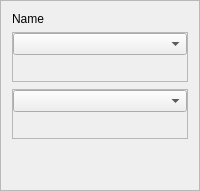
             <widget class="QFrame" name="frame_12">
              <property name="frameShape">
               <enum>QFrame::StyledPanel</enum>
              </property>
              <property name="frameShadow">
               <enum>QFrame::Raised</enum>
              </property>
              <layout class="QVBoxLayout" name="verticalLayout_6">
               <item>
                <widget class="QLabel" name="label_8">
                 <property name="sizePolicy">
                  <sizepolicy hsizetype="Preferred" vsizetype="Fixed">
                   <horstretch>0</horstretch>
                   <verstretch>0</verstretch>
                  </sizepolicy>
                 </property>
                 <property name="text">
                  <string>Name</string>
                 </property>
                </widget>
               </item>
               <item>
                <widget class="QFrame" name="frame_30">
                 <property name="enabled">
                  <bool>true</bool>
                 </property>
                 <property name="sizePolicy">
                  <sizepolicy hsizetype="Preferred" vsizetype="Fixed">
                   <horstretch>0</horstretch>
                   <verstretch>0</verstretch>
                  </sizepolicy>
                 </property>
                 <property name="minimumSize">
                  <size>
                   <width>0</width>
                   <height>50</height>
                  </size>
                 </property>
                 <property name="maximumSize">
                  <size>
                   <width>16777215</width>
                   <height>50</height>
                  </size>
                 </property>
                 <property name="frameShape">
                  <enum>QFrame::StyledPanel</enum>
                 </property>
                 <property name="frameShadow">
                  <enum>QFrame::Raised</enum>
                 </property>
                 <layout class="QVBoxLayout" name="verticalLayout_19">
                  <property name="spacing">
                   <number>0</number>
                  </property>
                  <property name="leftMargin">
                   <number>0</number>
                  </property>
                  <property name="topMargin">
                   <number>0</number>
                  </property>
                  <property name="rightMargin">
                   <number>0</number>
                  </property>
                  <property name="bottomMargin">
                   <number>0</number>
                  </property>
                  <item>
                   <widget class="QComboBox" name="comboBox_7"/>
                  </item>
                  <item>
                   <spacer name="verticalSpacer_13">
                    <property name="orientation">
                     <enum>Qt::Vertical</enum>
                    </property>
                    <property name="sizeHint" stdset="0">
                     <size>
                      <width>20</width>
                      <height>40</height>
                     </size>
                    </property>
                   </spacer>
                  </item>
                 </layout>
                </widget>
               </item>
               <item>
                <spacer name="verticalSpacer_3">
                 <property name="orientation">
                  <enum>Qt::Vertical</enum>
                 </property>
                 <property name="sizeHint" stdset="0">
                  <size>
                   <width>20</width>
                   <height>1</height>
                  </size>
                 </property>
                </spacer>
               </item>
               <item>
                <widget class="QFrame" name="frame_31">
                 <property name="enabled">
                  <bool>true</bool>
                 </property>
                 <property name="sizePolicy">
                  <sizepolicy hsizetype="Preferred" vsizetype="Fixed">
                   <horstretch>0</horstretch>
                   <verstretch>0</verstretch>
                  </sizepolicy>
                 </property>
                 <property name="minimumSize">
                  <size>
                   <width>0</width>
                   <height>50</height>
                  </size>
                 </property>
                 <property name="maximumSize">
                  <size>
                   <width>16777215</width>
                   <height>50</height>
                  </size>
                 </property>
                 <property name="frameShape">
                  <enum>QFrame::StyledPanel</enum>
                 </property>
                 <property name="frameShadow">
                  <enum>QFrame::Raised</enum>
                 </property>
                 <layout class="QVBoxLayout" name="verticalLayout_20">
                  <property name="spacing">
                   <number>0</number>
                  </property>
                  <property name="leftMargin">
                   <number>0</number>
                  </property>
                  <property name="topMargin">
                   <number>0</number>
                  </property>
                  <property name="rightMargin">
                   <number>0</number>
                  </property>
                  <property name="bottomMargin">
                   <number>0</number>
                  </property>
                  <item>
                   <widget class="QComboBox" name="comboBox_8"/>
                  </item>
                  <item>
                   <spacer name="verticalSpacer_14">
                    <property name="orientation">
                     <enum>Qt::Vertical</enum>
                    </property>
                    <property name="sizeHint" stdset="0">
                     <size>
                      <width>20</width>
                      <height>40</height>
                     </size>
                    </property>
                   </spacer>
                  </item>
                 </layout>
                </widget>
               </item>
               <item>
                <spacer name="verticalSpacer_4">
                 <property name="orientation">
                  <enum>Qt::Vertical</enum>
                 </property>
                 <property name="sizeHint" stdset="0">
                  <size>
                   <width>20</width>
                   <height>40</height>
                  </size>
                 </property>
                </spacer>
               </item>
              </layout>
             </widget>
